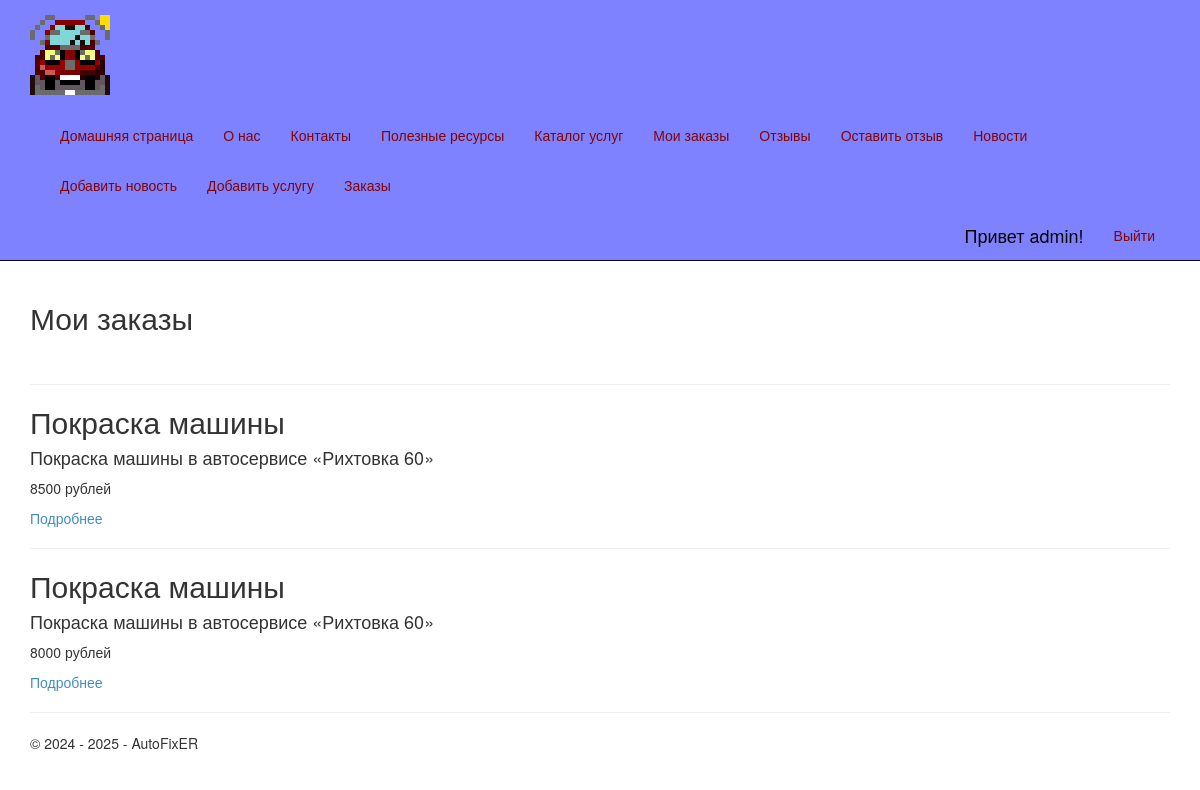
/basket/ (signed in), run on an earlier commit of the app's database.
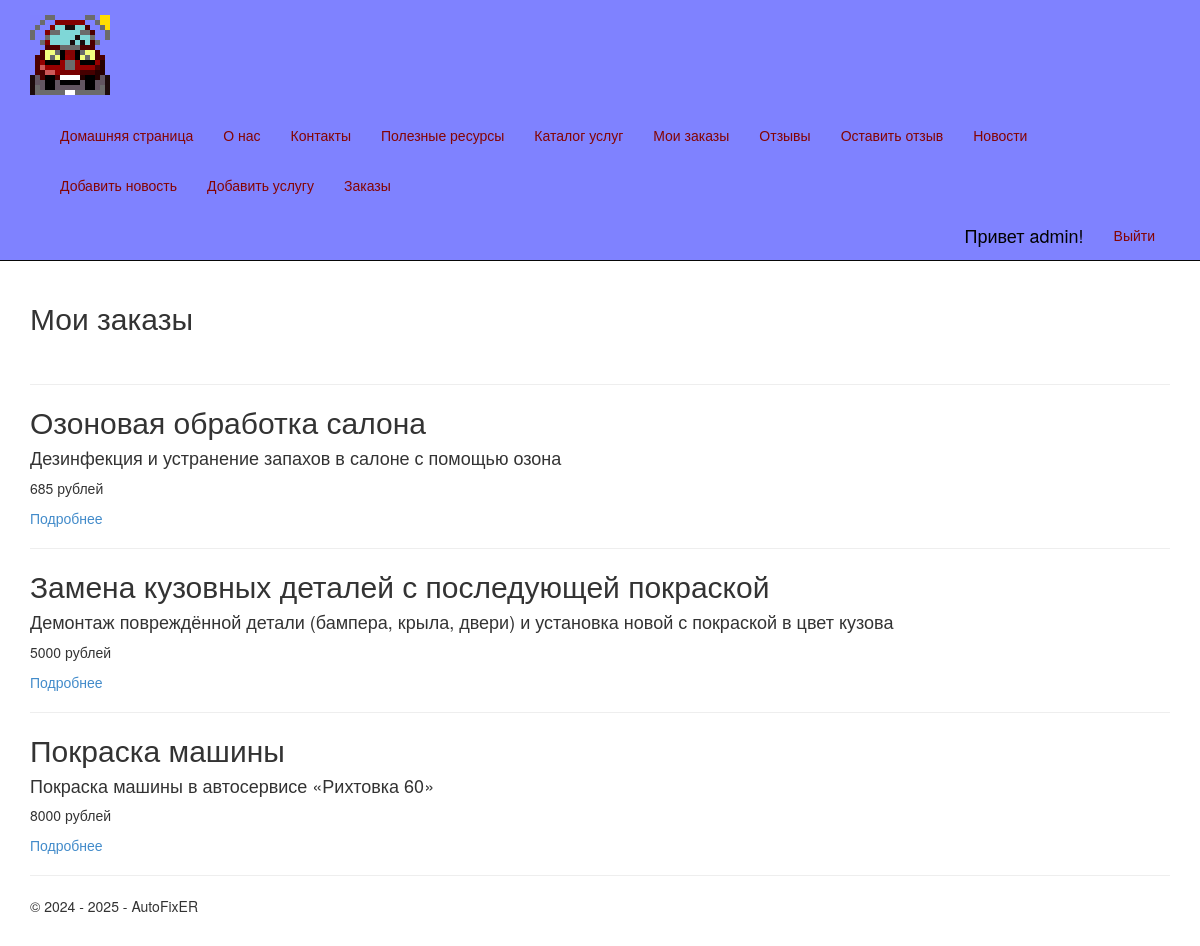
And on a later commit of the database.
### app/models.py (models this page shows, shortened)
class Order(models.Model):
    service = models.ForeignKey(Service, null=True, blank=True, on_delete = models.SET_NULL, verbose_name = "Услуга")
    customer = models.ForeignKey(User, null=True, blank=True, on_delete = models.SET_NULL, verbose_name = "Покупатель")
    confrim = models.BooleanField(default=False, verbose_name="Подтвержден")
    ordered = models.DateTimeField(default=datetime.now(), db_index=True, verbose_name="Заказан")
    price = models.IntegerField(default=0, verbose_name="Цена")
    completed = models.BooleanField(default=False, verbose_name="Завершен")
    class Meta:
        db_table = "Orders" # имя таблицы для модели
        ordering = ["-id"] # порядок сортировки данных в модели ("-" означает по убыванию)
        verbose_name = "заказ"
        verbose_name_plural = "заказы"

class Service(models.Model):
    title = models.CharField(max_length=100, verbose_name="Заголовок")
    description = models.TextField(verbose_name="Краткое содержание")
    content = models.TextField(verbose_name="Полное содержание")
    price = models.IntegerField(default=0, verbose_name="Цена")
    image = models.FileField(default='temp.jpg', verbose_name='Путь к картинке')
    category = models.CharField(default='', max_length=100, verbose_name="Категория")
    class Meta:
        db_table = "Services" # имя таблицы для модели
        ordering = ["-price"] # порядок сортировки данных в модели ("-" означает по убыванию)
        verbose_name = "услуга"
        verbose_name_plural = "услуги"

### app/views.py (the view)
# urls.py: path('basket/', views.basket, name='basket'),
def basket(request):
    orders = Order.objects.filter(customer=request.user)
    assert isinstance(request, HttpRequest)
    return render(
        request,
        'app/basket.html',
        {
            'title':'Мои заказы',
            'orders': orders,
            'year':datetime.now().year,
            }
        )

### app/templates/app/basket.html
{% extends "app/layout.html" %}
{% block content %}
<h2>{{ title }}</h2>
<br />
{% for order in orders %}
<hr />
<div class="">
    <h2> {{order.service.title}} </h2>
    <h4> {{order.service.description}} </h4>
    <p> {{order.price}} рублей</p>
    <p><a href="{% url 'orderpost' parametr=order.id %}"> Подробнее </a> </p>
</div>
{% endfor %}
{% endblock %}

What changed in the data, as far as the page shows it:
removed Order: service "Покраска машины", service.description "Покраска машины в автосервисе «Рихтовка 60»", price "8500"
added Order: service "Озоновая обработка салона", service.description "Дезинфекция и устранение запахов в салоне с помощью озона", price "685"
added Order: service "Замена кузовных деталей с последующей покраской", service.description "Демонтаж повреждённой детали (бампера, крыла, двери) и установка новой с покраской в цвет кузова", price "5000"
